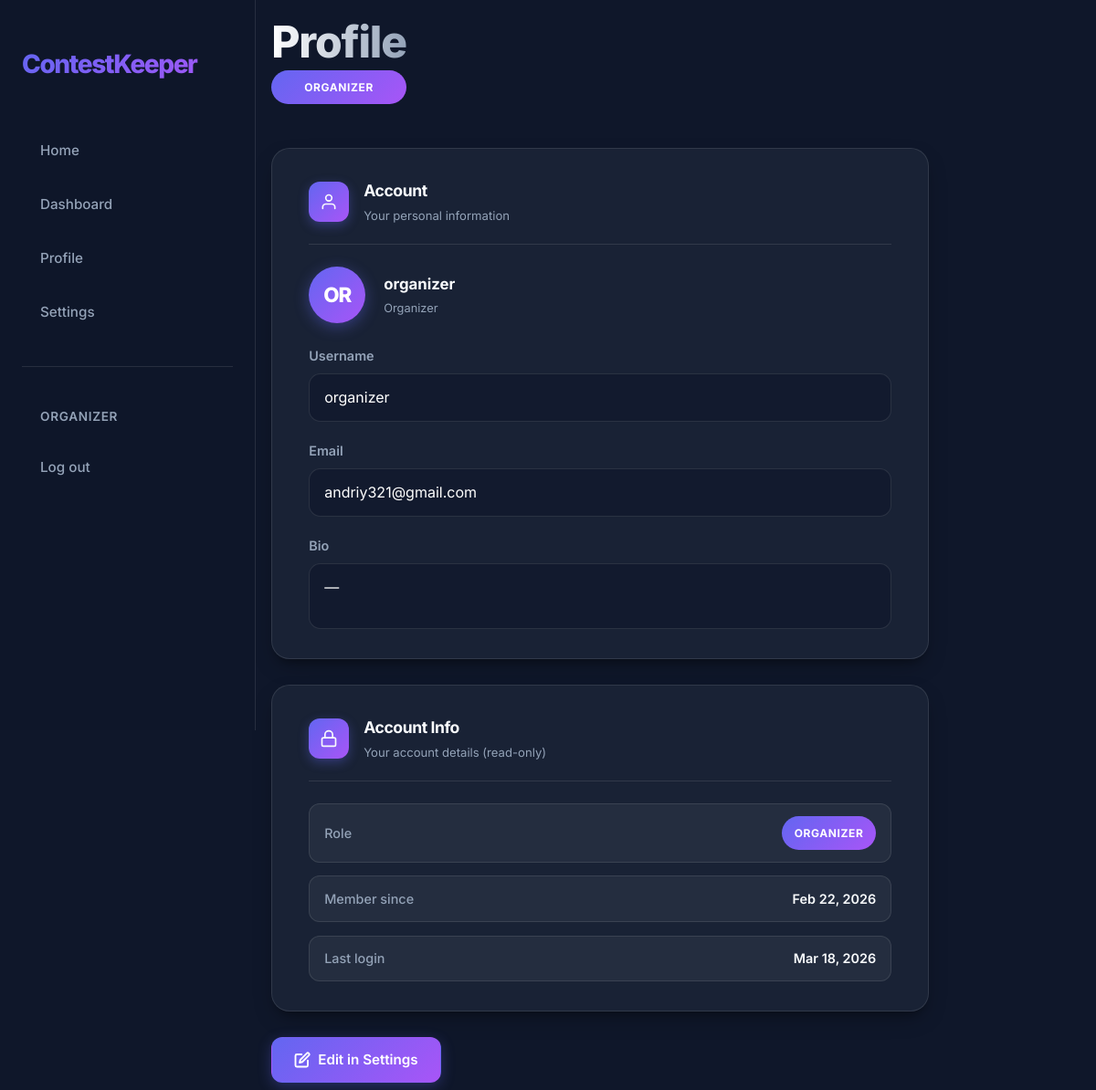
The app's page /profile/ (signed in), older data.
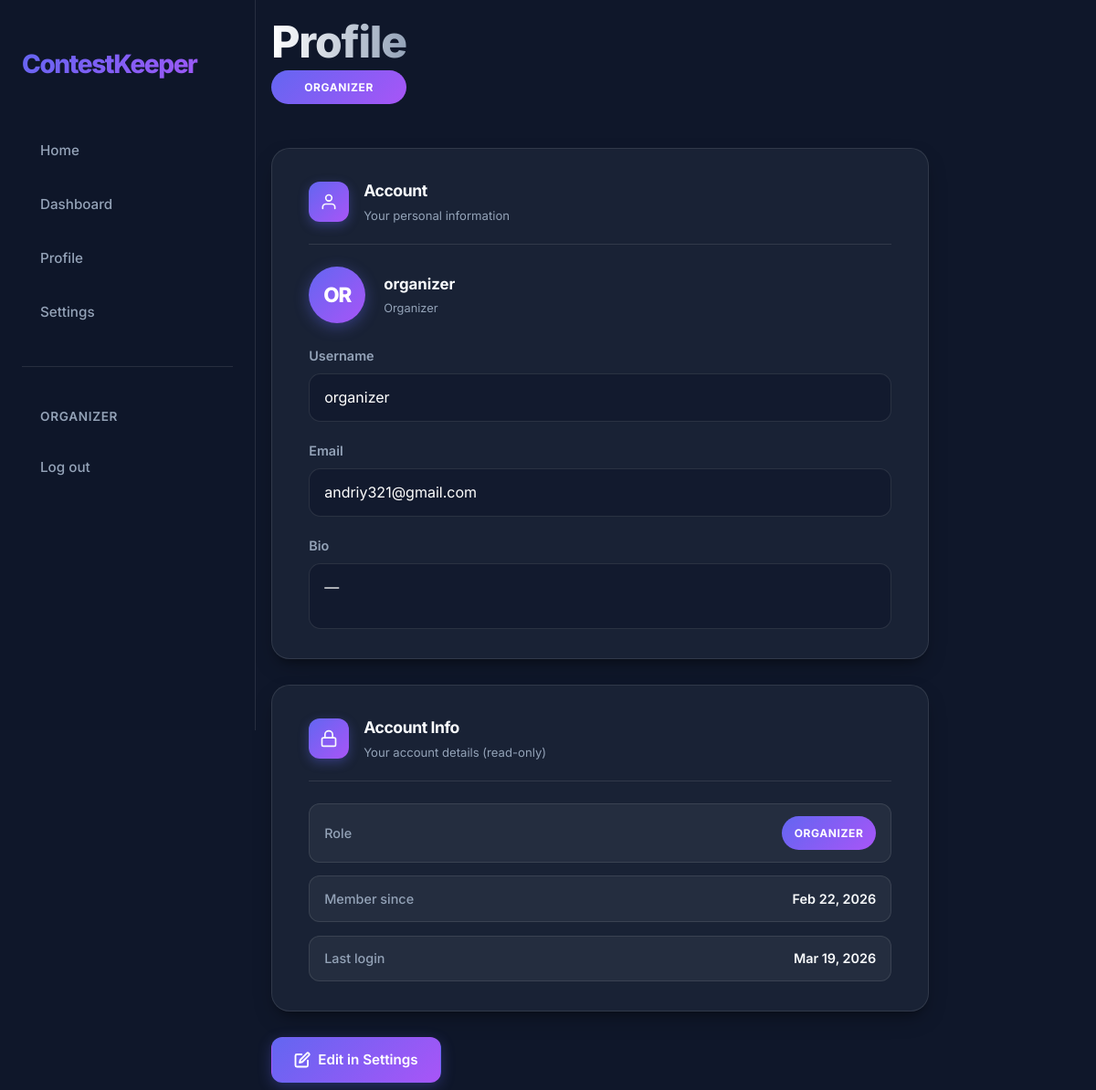
The same page, newer data.
### app/models.py (models this page shows, shortened)
class User(AbstractUser):
    first_name = None
    last_name = None
    class Role(models.TextChoices):
        ORGANIZER = "ORGANIZER", "Organizer"
        JURY = "JURY", "Jury"
        PARTICIPANT = "PARTICIPANT", "Participant"
    username = models.CharField(max_length=20, unique=True)
    bio = models.CharField(max_length=200, blank=True)
    role = models.CharField(choices=Role.choices, default=Role.PARTICIPANT)

### app/views.py (the view)
# urls.py: path("profile/", views.ProfileView.as_view(), name="profile"),
class ProfileView(RedirectToRegisterMixin, TemplateView):
    template_name = "app/profile.html"

### app/templates/app/profile.html (shortened to what the changed rows need)
{% load static %}
<!DOCTYPE html>
<html lang="en">
<head>
    <link rel="stylesheet" href="{% static 'css/common.css' %}">
    <link rel="stylesheet" href="{% static 'css/settings.css' %}">
</head>
<body>
    {% include 'app/nav.html' %}
    <main class="dashboard-container">
        <header class="dashboard-header">
            <div class="header-left">
                <h1 id="h1">Profile</h1>
                <span class="role-badge">{{ user.get_role_display }}</span>
            </div>
        </header>
        <div class="settings-layout">
            <section class="settings-card">
                <div class="settings-card__header">
                    <div>
                        <h2 class="settings-card__title">Account</h2>
                    </div>
                </div>
                <div class="settings-avatar">
                    <div class="settings-avatar__circle">
                        {{ user.username|slice:":2"|upper }}
                    </div>
                    <div class="settings-avatar__info">
                        <span class="settings-avatar__name">{{ user.username }}</span>
                        <span class="settings-avatar__role">{{ user.get_role_display }}</span>
                    </div>
                </div>
                <div class="settings-fields">
                    <div class="form-group">
                        <label class="form-label">Username</label>
                        <div class="form-input" style="cursor:default; user-select:text;">{{ user.username }}</div>
                    </div>
                    <div class="form-group">
                        <label class="form-label">Email</label>
                        <div class="form-input" style="cursor:default; user-select:text;">{{ user.email|default:"—" }}</div>
                    </div>
                    <div class="form-group">
                        <label class="form-label">Bio</label>
                        <div class="form-input" style="cursor:default; user-select:text; min-height:72px; white-space:pre-wrap;">{{ user.bio|default:"—" }}</div>
                    </div>
                </div>
            </section>
            <section class="settings-card">
                <div class="settings-card__header">
                    <div>
                        <h2 class="settings-card__title">Account Info</h2>
                    </div>
                </div>
                <div class="settings-info-grid">
                    <div class="settings-info-item">
                        <span class="settings-info-item__value">
                            <span class="role-badge">{{ user.get_role_display }}</span>
                        </span>
                    </div>
                    <div class="settings-info-item">
                        <span class="settings-info-item__label">Member since</span>
                        <span class="settings-info-item__value">{{ user.date_joined|date:"M d, Y" }}</span>
                    </div>
                    <div class="settings-info-item">
                        <span class="settings-info-item__label">Last login</span>
                        <span class="settings-info-item__value">{{ user.last_login|date:"M d, Y" }}</span>
                    </div>
                </div>
            </section>
        </div>
    </main>
</body>
</html>

### app/templates/app/nav.html (shortened to what this page needs)
{% load static %}
<nav id="nav">
    <div class="nav-container">
        <a href="{% url 'home' %}" class="nav-logo">ContestKeeper</a>
        <div class="nav-links">
            <button data-url="{% url 'home' %}" class="nav-link" id="homeBtn">Home</button>
            <button data-url="{% url 'dashboard' %}" class="nav-link" id="dashboardBtn">Dashboard</button>
            <button data-url="{% url 'profile' %}" class="nav-link" id="profileBtn">Profile</button>
            <button data-url="{% url 'settings' %}" class="nav-link" id="settingsBtn">Settings</button>
            <hr class="nav-auth-divider">
            {% if user.is_authenticated %}
            <span class="nav-user">{{ user.username }}</span>
            <form method="post" action="{% url 'logout' %}" class="nav-logout-form">
                <button type="submit" class="nav-link">Log out</button>
            </form>
            {% else %}
            <a href="{% url 'register' %}" class="nav-link">Register</a>
            <a href="{% url 'login' %}" class="nav-link">Log in</a>
            {% endif %}
        </div>
    </div>
</nav>
<link rel="stylesheet" href="{% static 'css/nav.css' %}">

Row changes from the older to the newer data that the page shows:
changed User "OR": last_login "Mar 18, 2026" → "Mar 19, 2026"
